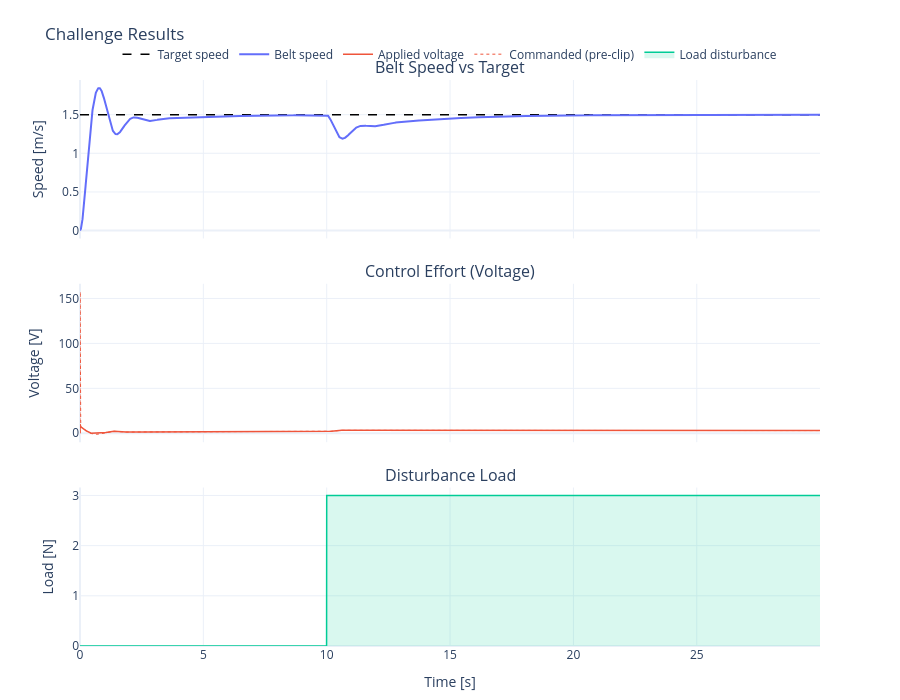

Source (notebook cell):
### Markdown cell above
---
## 7 - Student Challenges

### Challenge A: Fast and Stable
Using the **step** scenario with target = 1.5 m/s, find gains that:
- Reach target within **3 seconds**
- Overshoot less than **10%**
- No oscillation after 6 seconds

### Challenge B: Reject the Load
Using the **load_step** scenario, find gains that:
- Recover to within 5% of target within **4 seconds** after the load hits
- Keep the voltage under 8V at all times

### Challenge C: Open-Loop vs Closed-Loop
Run the cell below with your gains, then set `Kp = Ki = Kd = 0` and re-run.
What happens to the belt speed when the load hits? Why does feedback matter?

### Code cell
# ---- YOUR GAINS HERE ----
ch_Kp = 5.0
ch_Ki = 2.0
ch_Kd = 0.5
# -------------------------

p = dh.default_plant_params()
c = dh.default_controller_params()
c.update(Kp=ch_Kp, Ki=ch_Ki, Kd=ch_Kd)
s = dh.default_sim_params()

t_ch = np.arange(0, s["t_end"], s["dt"])
ref_ch, dist_ch = dh.build_scenario(t_ch, scenario="load_step", target_speed=1.5)
res_ch = dh.simulate(p, c, s, ref_ch, dist_ch)

# Evaluate
y = res_ch["y"]
target_val = 1.5
within_band = np.abs(y - target_val) < 0.05 * target_val
reach_idx = np.where(within_band)[0]
reach_time = res_ch["t"][reach_idx[0]] if len(reach_idx) > 0 else None
overshoot_pct = (np.max(y[:2000]) - target_val) / target_val * 100
max_voltage = np.max(res_ch["u"])

# Post-disturbance recovery (load at t=10)
post_load_idx = res_ch["t"] >= 10.0
post_load_y = y[post_load_idx]
post_load_t = res_ch["t"][post_load_idx]
recovery_band = np.abs(post_load_y - ref_ch[post_load_idx]) < 0.05 * target_val
recover_idx = np.where(recovery_band)[0]
recovery_time = (post_load_t[recover_idx[0]] - 10.0) if len(recover_idx) > 0 else None

print("=" * 55)
print("  CHALLENGE RESULTS")
print("=" * 55)
if reach_time is not None:
    print(f"  Reach time:        {reach_time:.2f}s  {'PASS' if reach_time < 3 else 'FAIL'} (target < 3s)")
else:
    print("  Reach time:        FAIL (never reached)")
print(f"  Overshoot:         {overshoot_pct:.1f}%  {'PASS' if overshoot_pct < 10 else 'FAIL'} (target < 10%)")
print(f"  Max voltage:       {max_voltage:.1f}V  {'PASS' if max_voltage < 8 else 'FAIL'} (target < 8V)")
if recovery_time is not None:
    print(f"  Load recovery:     {recovery_time:.2f}s  {'PASS' if recovery_time < 4 else 'FAIL'} (target < 4s)")
else:
    print("  Load recovery:     FAIL (never recovered)")
print("=" * 55)

fig = dh.build_figure(res_ch, title="Challenge Results")
fig.show()

### Figure 1 — Plotly figure (JSON) as saved in the notebook; plotly's stock layout.template omitted (floating-point values rounded to 4 significant figures; data arrays with more than 128 entries replaced by an {"elided": "..."} marker saying what was removed)
{"data": [{"line": {"color": "black", "dash": "dash", "width": 1.5}, "mode": "lines", "name": "Target speed", "type": "scatter", "x": {"elided": "6000 float values"}, "xaxis": "x", "y": {"elided": "6000 float values"}, "yaxis": "y"}, {"line": {"color": "#636EFA", "width": 2}, "mode": "lines", "name": "Belt speed", "type": "scatter", "x": {"elided": "6000 float values"}, "xaxis": "x", "y": {"elided": "6000 float values"}, "yaxis": "y"}, {"line": {"color": "#EF553B", "width": 1.5}, "mode": "lines", "name": "Applied voltage", "type": "scatter", "x": {"elided": "6000 float values"}, "xaxis": "x2", "y": {"elided": "6000 float values"}, "yaxis": "y2"}, {"line": {"color": "#EF553B", "dash": "dot", "width": 1}, "mode": "lines", "name": "Commanded (pre-clip)", "type": "scatter", "x": {"elided": "6000 float values"}, "xaxis": "x2", "y": {"elided": "6000 float values"}, "yaxis": "y2"}, {"fill": "tozeroy", "fillcolor": "rgba(0,204,150,0.15)", "line": {"color": "#00CC96", "width": 1.5}, "mode": "lines", "name": "Load disturbance", "type": "scatter", "x": {"elided": "6000 float values"}, "xaxis": "x3", "y": {"elided": "6000 float values"}, "yaxis": "y3"}], "layout": {"annotations": [{"font": {"size": 16}, "showarrow": false, "text": "Belt Speed vs Target", "x": 0.5, "xanchor": "center", "xref": "paper", "y": 1, "yanchor": "bottom", "yref": "paper"}, {"font": {"size": 16}, "showarrow": false, "text": "Control Effort (Voltage)", "x": 0.5, "xanchor": "center", "xref": "paper", "y": 0.64, "yanchor": "bottom", "yref": "paper"}, {"font": {"size": 16}, "showarrow": false, "text": "Disturbance Load", "x": 0.5, "xanchor": "center", "xref": "paper", "y": 0.28, "yanchor": "bottom", "yref": "paper"}], "height": 700, "legend": {"orientation": "h", "x": 0.5, "xanchor": "center", "y": 1.02, "yanchor": "bottom"}, "margin": {"b": 40, "t": 80}, "showlegend": true, "title": {"text": "Challenge Results"}, "xaxis": {"anchor": "y", "domain": [0, 1], "matches": "x3", "showticklabels": false}, "xaxis2": {"anchor": "y2", "domain": [0, 1], "matches": "x3", "showticklabels": false}, "xaxis3": {"anchor": "y3", "domain": [0, 1], "title": {"text": "Time [s]"}}, "yaxis": {"anchor": "x", "domain": [0.72, 1], "title": {"text": "Speed [m/s]"}}, "yaxis2": {"anchor": "x2", "domain": [0.36, 0.64], "title": {"text": "Voltage [V]"}}, "yaxis3": {"anchor": "x3", "domain": [0, 0.28], "title": {"text": "Load [N]"}}}}
